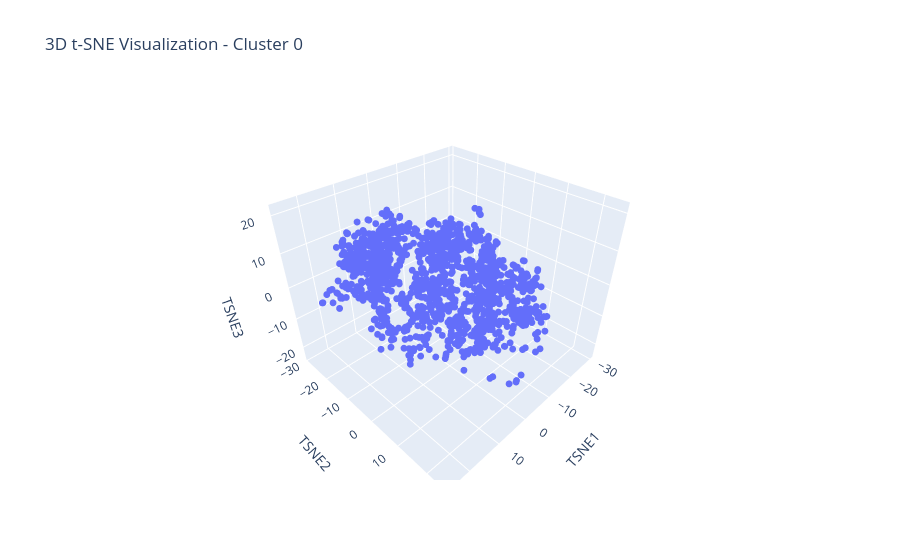
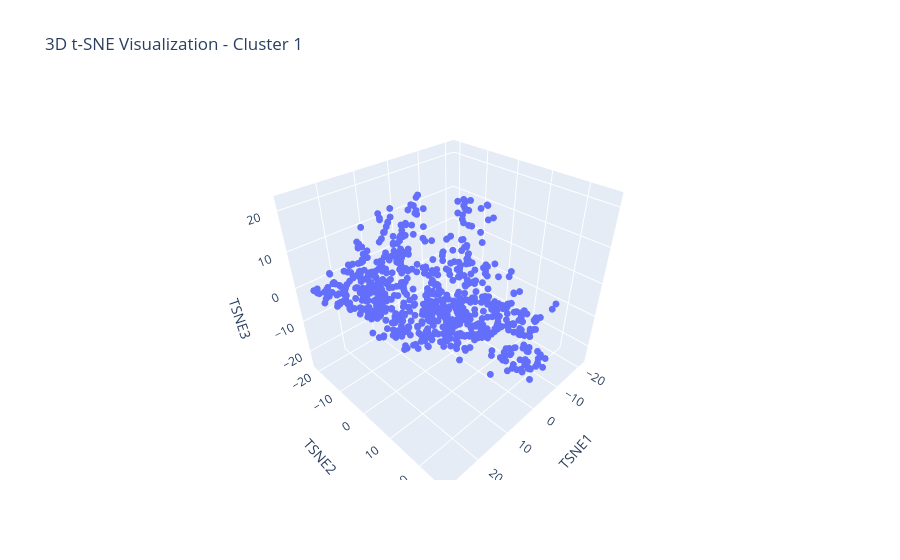
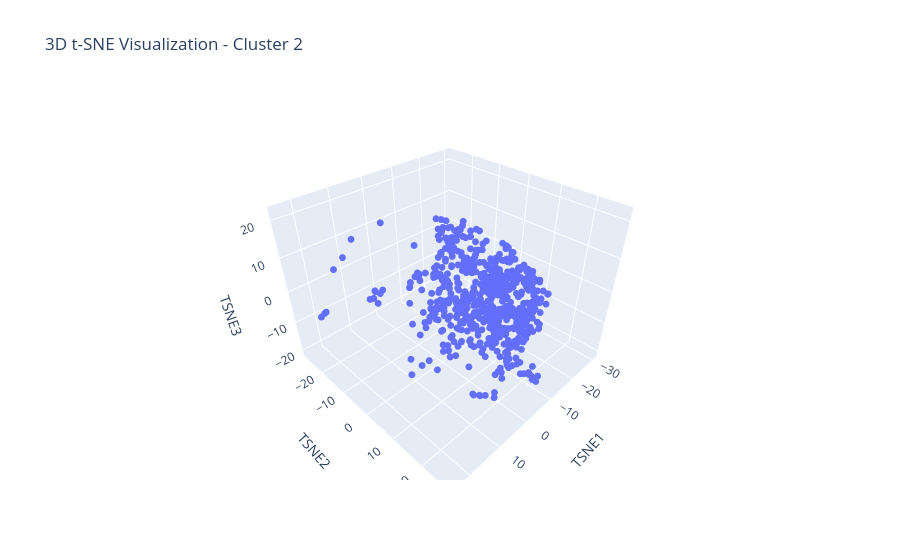

Notebook code for these charts, in order:
### Markdown cell above
### Here, we plotted the 3D representation of each cluster and we can play around with the plot.

### Code cell
tsne_df = pd.DataFrame({
    "TSNE1": X_tsne[:,0],
    "TSNE2": X_tsne[:,1],
    "TSNE3": X_tsne[:,2],
    "Cluster": KMeans3.labels_
})

# Plot each cluster separately
for cluster in [0, 1, 2]:

    cluster_df = tsne_df[tsne_df["Cluster"] == cluster]

    fig = px.scatter_3d(
        cluster_df,
        x="TSNE1",
        y="TSNE2",
        z="TSNE3",
        title=f"3D t-SNE Visualization - Cluster {cluster}"
    )

    fig.update_traces(
        marker=dict(size=4)
    )

    fig.show()

### Figure 1 — Plotly figure (JSON) as saved in the notebook; plotly's stock layout.template omitted (floating-point values rounded to 4 significant figures; data arrays with more than 128 entries replaced by an {"elided": "..."} marker saying what was removed)
{"data": [{"hovertemplate": "TSNE1=%{x}<br>TSNE2=%{y}<br>TSNE3=%{z}<extra></extra>", "legendgroup": "", "marker": {"color": "#636efa", "size": 4, "symbol": "circle"}, "mode": "markers", "name": "", "scene": "scene", "showlegend": false, "type": "scatter3d", "x": {"elided": "1416 float values"}, "y": {"elided": "1416 float values"}, "z": {"elided": "1416 float values"}}], "layout": {"legend": {"tracegroupgap": 0}, "scene": {"domain": {"x": [0, 1], "y": [0, 1]}, "xaxis": {"title": {"text": "TSNE1"}}, "yaxis": {"title": {"text": "TSNE2"}}, "zaxis": {"title": {"text": "TSNE3"}}}, "title": {"text": "3D t-SNE Visualization - Cluster 0"}}}

### Figure 2 — Plotly figure (JSON) as saved in the notebook; plotly's stock layout.template omitted (floating-point values rounded to 4 significant figures; data arrays with more than 128 entries replaced by an {"elided": "..."} marker saying what was removed)
{"data": [{"hovertemplate": "TSNE1=%{x}<br>TSNE2=%{y}<br>TSNE3=%{z}<extra></extra>", "legendgroup": "", "marker": {"color": "#636efa", "size": 4, "symbol": "circle"}, "mode": "markers", "name": "", "scene": "scene", "showlegend": false, "type": "scatter3d", "x": {"elided": "805 float values"}, "y": {"elided": "805 float values"}, "z": {"elided": "805 float values"}}], "layout": {"legend": {"tracegroupgap": 0}, "scene": {"domain": {"x": [0, 1], "y": [0, 1]}, "xaxis": {"title": {"text": "TSNE1"}}, "yaxis": {"title": {"text": "TSNE2"}}, "zaxis": {"title": {"text": "TSNE3"}}}, "title": {"text": "3D t-SNE Visualization - Cluster 1"}}}

### Figure 3 — Plotly figure (JSON) as saved in the notebook; plotly's stock layout.template omitted (floating-point values rounded to 4 significant figures; data arrays with more than 128 entries replaced by an {"elided": "..."} marker saying what was removed)
{"data": [{"hovertemplate": "TSNE1=%{x}<br>TSNE2=%{y}<br>TSNE3=%{z}<extra></extra>", "legendgroup": "", "marker": {"color": "#636efa", "size": 4, "symbol": "circle"}, "mode": "markers", "name": "", "scene": "scene", "showlegend": false, "type": "scatter3d", "x": {"elided": "675 float values"}, "y": {"elided": "675 float values"}, "z": {"elided": "675 float values"}}], "layout": {"legend": {"tracegroupgap": 0}, "scene": {"domain": {"x": [0, 1], "y": [0, 1]}, "xaxis": {"title": {"text": "TSNE1"}}, "yaxis": {"title": {"text": "TSNE2"}}, "zaxis": {"title": {"text": "TSNE3"}}}, "title": {"text": "3D t-SNE Visualization - Cluster 2"}}}
